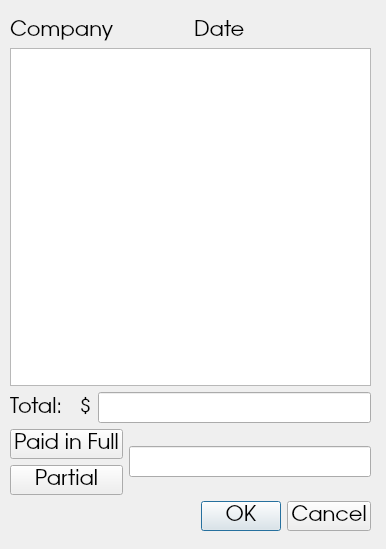
<?xml version="1.0" encoding="UTF-8"?>
<ui version="4.0">
 <class>Dialog</class>
 <widget class="QDialog" name="Dialog">
  <property name="geometry">
   <rect>
    <x>0</x>
    <y>0</y>
    <width>386</width>
    <height>549</height>
   </rect>
  </property>
  <property name="windowTitle">
   <string>Dialog</string>
  </property>
  <widget class="QWidget" name="verticalLayoutWidget_2">
   <property name="geometry">
    <rect>
     <x>10</x>
     <y>20</y>
     <width>361</width>
     <height>511</height>
    </rect>
   </property>
   <property name="font">
    <font>
     <family>URW Gothic L</family>
     <pointsize>16</pointsize>
    </font>
   </property>
   <layout class="QVBoxLayout" name="verticalLayout_2">
    <item>
     <layout class="QHBoxLayout" name="horizontalLayout">
      <item>
       <widget class="QLabel" name="labelCompany">
        <property name="font">
         <font>
          <family>URW Gothic L</family>
          <pointsize>16</pointsize>
         </font>
        </property>
        <property name="text">
         <string>Company</string>
        </property>
       </widget>
      </item>
      <item>
       <widget class="QLabel" name="labelDate">
        <property name="font">
         <font>
          <family>URW Gothic L</family>
          <pointsize>16</pointsize>
         </font>
        </property>
        <property name="text">
         <string>Date</string>
        </property>
       </widget>
      </item>
     </layout>
    </item>
    <item>
     <widget class="QListWidget" name="listProductSoldReview">
      <property name="font">
       <font>
        <family>URW Gothic L</family>
        <pointsize>16</pointsize>
       </font>
      </property>
     </widget>
    </item>
    <item>
     <layout class="QHBoxLayout" name="horizontalLayout_3">
      <item>
       <widget class="QLabel" name="label_2">
        <property name="font">
         <font>
          <family>URW Gothic L</family>
          <pointsize>16</pointsize>
         </font>
        </property>
        <property name="text">
         <string>Total:   $</string>
        </property>
       </widget>
      </item>
      <item>
       <widget class="QLineEdit" name="lineSaleTotal">
        <property name="font">
         <font>
          <family>URW Gothic L</family>
          <pointsize>16</pointsize>
         </font>
        </property>
       </widget>
      </item>
     </layout>
    </item>
    <item>
     <layout class="QHBoxLayout" name="horizontalLayout_2">
      <item>
       <layout class="QVBoxLayout" name="verticalLayout">
        <item>
         <widget class="QPushButton" name="pushPaidFull">
          <property name="font">
           <font>
            <family>URW Gothic L</family>
            <pointsize>16</pointsize>
           </font>
          </property>
          <property name="text">
           <string>Paid in Full</string>
          </property>
          <property name="checkable">
           <bool>true</bool>
          </property>
         </widget>
        </item>
        <item>
         <widget class="QPushButton" name="pushPaidPartial">
          <property name="font">
           <font>
            <family>URW Gothic L</family>
            <pointsize>16</pointsize>
           </font>
          </property>
          <property name="text">
           <string>Partial</string>
          </property>
          <property name="checkable">
           <bool>true</bool>
          </property>
         </widget>
        </item>
       </layout>
      </item>
      <item>
       <widget class="QLineEdit" name="linePaidPartial">
        <property name="font">
         <font>
          <family>URW Gothic L</family>
          <pointsize>16</pointsize>
         </font>
        </property>
       </widget>
      </item>
     </layout>
    </item>
    <item>
     <widget class="QDialogButtonBox" name="buttonBox">
      <property name="font">
       <font>
        <family>URW Gothic L</family>
        <pointsize>16</pointsize>
       </font>
      </property>
      <property name="standardButtons">
       <set>QDialogButtonBox::Cancel|QDialogButtonBox::Ok</set>
      </property>
     </widget>
    </item>
   </layout>
  </widget>
  <zorder>linePaidPartial</zorder>
  <zorder>verticalLayoutWidget_2</zorder>
 </widget>
 <resources/>
 <connections/>
</ui>
